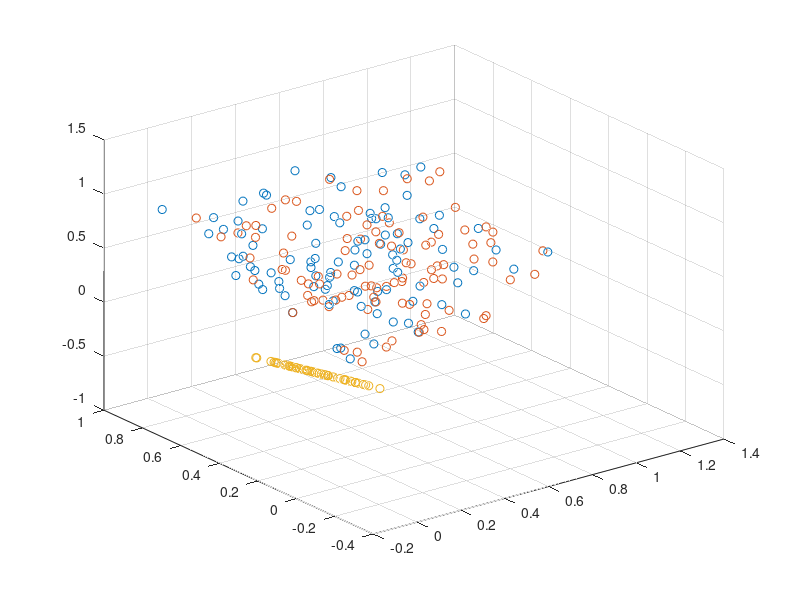
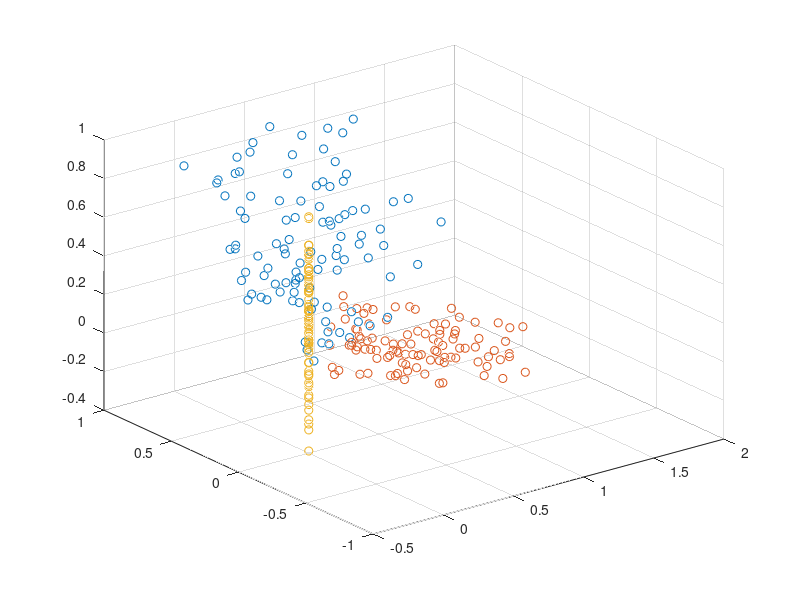
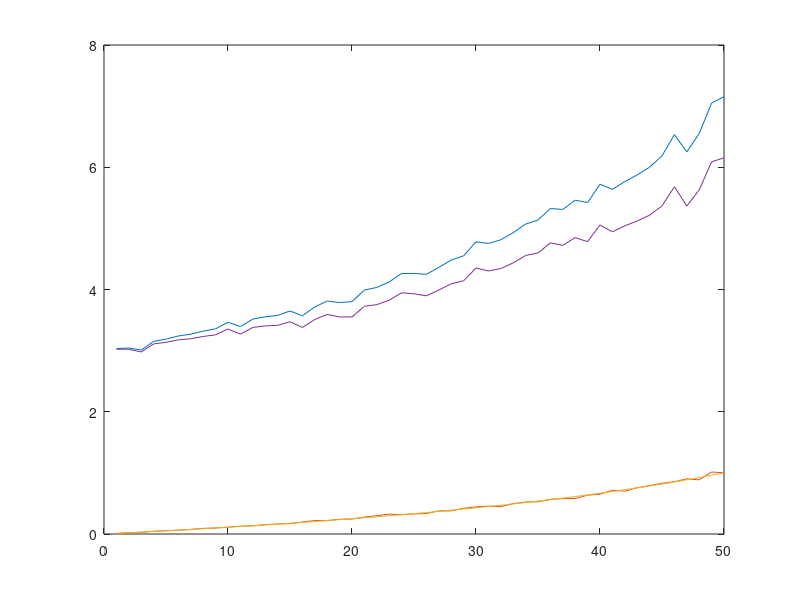

Source code (MATLAB) for these figures, in order: (Note: this script raises an error after producing the figures.)

% in this file I do some experiments to find the statistical properties of
% projections on subspaces. Dependent on the distributions from which I
% chose the basis and the data



%% 3 d example of a projection

n = 100;
dim = 3;


% create space from a modal distribution
r_space = orth(rand(3));
r_2dim  = r_space(:,1:2);
r_1dim  = null(r_2dim');
pr = r_2dim * r_2dim';
pr2 = r_1dim * r_1dim';

% create test data from modal distribution and plot it
pos = rand(dim,n);
figure(1)
hold off
scatter3 (pos(1,:), pos(2,:),pos(3,:))
hold on

% plot data after projection
on_r_b = pr * pos;
on_r_o = pr2 * pos;
scatter3 (on_r_b(1,:), on_r_b(2,:),on_r_b(3,:))
scatter3 (on_r_o(1,:), on_r_o(2,:),on_r_o(3,:))

% data after projection, back in standard space
figure(2)
hold off
scatter3 (pos(1,:), pos(2,:),pos(3,:))
hold on
on_r_b = inv(r_space) * pr * pos;
on_r_o = inv(r_space) * pr2 * pos;
scatter3 (on_r_b(1,:), on_r_b(2,:),on_r_b(3,:))
scatter3 (on_r_o(1,:), on_r_o(2,:),on_r_o(3,:))



%% relation between distributions and dimensions



% What I want to do with this projections, is to find out wether the
% synergies that I found are somehow related to the synergies which have
% been found in a experiment without stimulation. Therefore I project the
% results of my computation, the activation patterns in a 11x148 matrix on
% the subspace which contains the synergies previously found (11x3).

% to get a measurment for the result I experimented with projections and
% random data, and found out that the ratio of the sums of the first norm
% of all the vectors in the range of the projections is the same as the
% ration between the dimensions of the subspaces. This I want to use as a
% measurement.

% I did it for different basises from several distributions. Now, what you
% see in the following code is what I really need. Orthonormal basis chosen
% from a modal distribution (similar to the 11x3 matrix I have) and my data
% will also be nonnegative.

% When I use the first norm, I come up with a nice ratio, but somehow only
% for normal distributed data. With nonnegative data I come to this offset
% and I don't know from where it comes and how to get rid of it.

% Another questions, which is not necessary for the project, but just out
% of curiosity. When I chose my basis from the normal distribution, I get
% this strange noise in the function for nonnegative data, do you know
% where it comes from ? (just uncomment the line where i create the space
% to see the difference)

%---------------   Solution ------------------------------------------%

% don't care about the offset, is not interesting for the
% bootstrapping. The offset is a result of the grahm-schmitt algorithm
% which is used for orthonormalization. If used with non-negative data, it
% creates the first vector in the positiv (hyper-)quadrant. This leads to
% the offset. Solution for the norm problem was, to not take the
% squareroot. so just the standard norm. When using this norm, I also don't
% have to project back to standard space


n     = 100;
dim   = 100;

rel_res = zeros(3,dim/2);

for sub_dim = 1:dim/2

   % construct space and complement and projections
   space = orth(rand(dim));
   part  = space(:,1:sub_dim);
   comp  = null(part');
   p = part  * part';
   p2 = comp  * comp';

   % create uniform and normal distributed data 
   pos = rand(dim,n);
   nor = randn(dim,n);

   % apply projections and back to standard space (not necessary with standard
   % norm - the back to standard space)
   pos_on_b = space \ (p * pos);
   pos_on_o = space \ (p2 * pos);
   nor_on_b = space \ (p * nor);
   nor_on_o = space \ (p2 * nor);

    % standard norm
   res = zeros(4,n);
   for i = 1:n
      res(1,i) = sum(pos_on_b(:,i).^2);
      res(2,i) = sum(pos_on_o(:,i).^2);
      res(3,i) = sum(nor_on_b(:,i).^2);
      res(4,i) = sum(nor_on_o(:,i).^2);
   end

   % first norm
%    for i = 1:n
%       res(1,i) = sum(abs(pos_on_b(:,i)));
%       res(2,i) = sum(abs(pos_on_o(:,i)));
%       res(3,i) = sum(abs(nor_on_b(:,i)));
%       res(4,i) = sum(abs(nor_on_o(:,i)));
%    end


   % ratio between the sum of the first norm of the vectors on one space
   % and sum of first nor of the vectors on its complement
   rel_res(1,sub_dim) = sum(res(1,:)) / sum(res(2,:));
   rel_res(2,sub_dim) = sum(res(3,:)) / sum(res(4,:));
   rel_res(3,sub_dim) = sub_dim / (dim - sub_dim);

end

figure;
plot(rel_res')

hold on
plot(rel_res(1,:) - rel_res(3,:));

%% check the upper limit

% after I found out somethin about the relation between subspace dimensions
% and the distributions of first norms of projection ranges, I have to find
% a upper limit for the quantification of my results.
% therefore I want to construct data, which projects only onto the basis of
% the nonevoked synergists, while still having the same statistical
% properties as my data.
% in previous experiments I've seen, that I don't have to normalize the
% data what makes it possibly easier.

% I look for a factors which give me from linear  combinations of the basis
% as good as possible my data.

% final implementation of this can be found in './project' (test-data)

load ~/Documents/uni/yifat_lab/results/30122008__213/data.mat
dat = fin_res(1).dat';

grouped  = group(res, 'Wopt');
c        = grouped.center;
basis    = orth(c');
dim      = size(basis,2);
mean_dat = mean(dat,2);
std_dat  = std(dat,0,2);
x        = linsolve(basis,dat);
mean_x   = mean(x,2);
std_x    = std(x,0,2);
x_basis  = NaN(size(x));

dist_length = 100000;
% verteilungen erzeugen
for i = 1:size(x,1)
   distribution = (randn(1,dist_length) * std_x(i)) + mean_x(i);
   perms        = randperm(dist_length);
   x_basis(i,:) = distribution(perms(1:size(x,2)));
end

test_dat = basis * x_basis;
noise_10p_gaus = randn(size(dat_test)) * mean(test_dat(:)) * 0.5;
test_dat       = test_dat + noise_10p_gaus;


disp(['mean of dat vs test_dat: ' num2str(mean(dat(:))) ' -> ' num2str(mean(test_dat(:)))]);
disp(['std of dat vs test_dat: ' num2str(std(dat(:))) ' -> ' num2str(std(test_dat(:)))]);
disp(['var of dat vs test_dat: ' num2str(var(dat(:))) ' -> ' num2str(var(test_dat(:)))]);




%% create multivariant data

% never finished this. But I think the keyword "Copola" in the matlab help
% should be a good start

%   Cholesky-like decomposition for covariance matrix.
%   T = CHOLCOV(SIGMA) computes T such that SIGMA = T'*T.
% T = cholcov(cov(dat));







